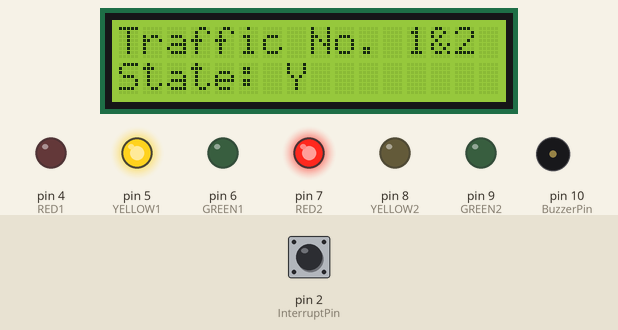
A sketch run on a simulated Arduino Uno, built with avr-gcc and run on an emulated ATmega328P. Parts: 16×2 character LCD, output pins drawn as LEDs (lit = HIGH), buzzer (waves = sounding, pin HIGH). Dashed ring = blinking. Inputs (shaded band) come from the test bench; at power-on: pin 2 (InterruptPin) HIGH.

Above: at 5.0 s.
5.1 s: pin 2 (InterruptPin) pulsed LOW 2 times (0.12 s each, 0.3 s apart)
At 7.8 s:
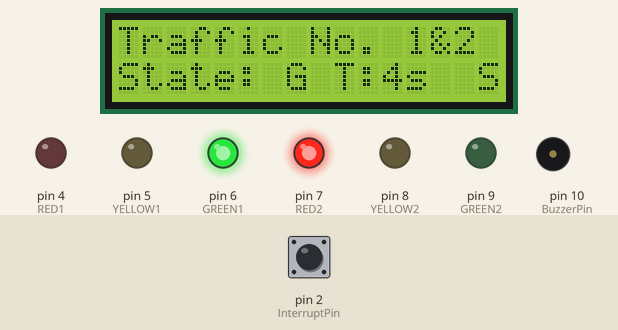
8.2 s: pin 2 (InterruptPin) pulled LOW for 0.15 s
At 8.9 s:
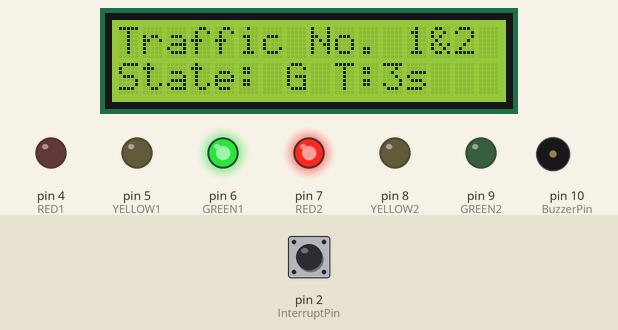
11.3 s: pin 2 (InterruptPin) pulled LOW for 1 s
At 13.5 s:
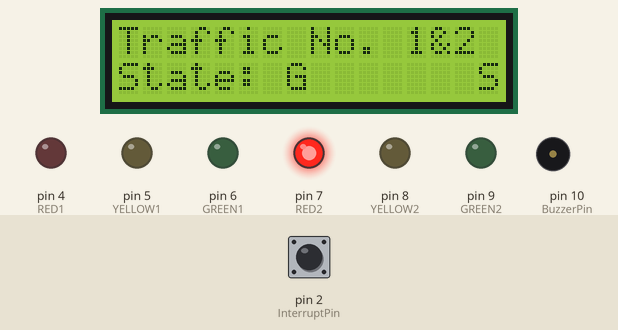
13.8 s: pin 2 (InterruptPin) pulled LOW for 0.15 s
At 14.14 s:
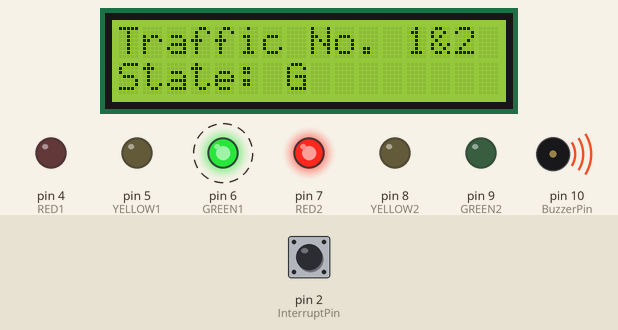
14.5 s: pin 2 (InterruptPin) pulled LOW for 3.2 s
At 18.9 s:
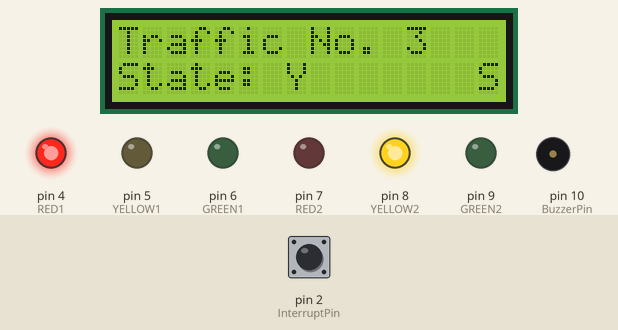
19.2 s: pin 2 (InterruptPin) pulled LOW for 0.15 s
At 19.8 s:
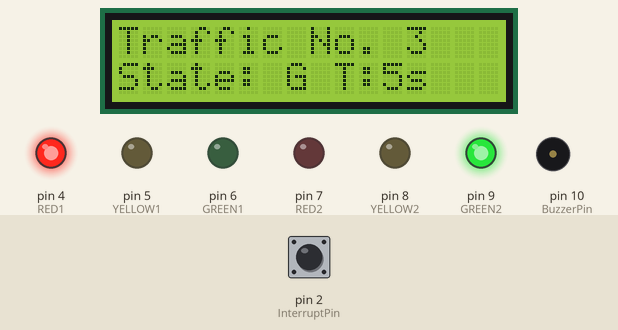
Timing chart, 0 to 26.1 s (numbered marks = the images above; inputs shaded):
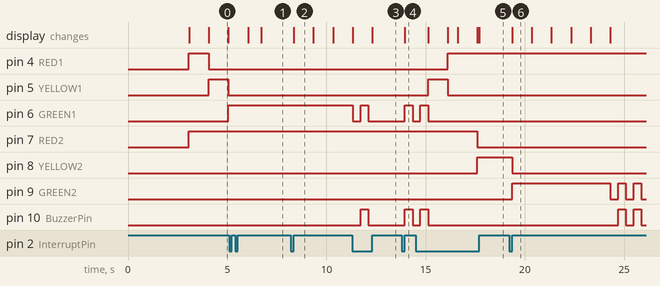

The sketch:

project.ino
```cpp
// As we use FreeRTOS to implement the system and we semaphore to synchronize the tasks and LCD display
// we need to include Arduino_FreeRTOS.h , semphr.h , and  LiquidCrystal.h libraries.
#include <Arduino_FreeRTOS.h>
#include <semphr.h>
#include <LiquidCrystal.h>

/* Task function prototypes */
void traffic1_2Task(void *pvParameter);
void traffic3Task(void *pvParameter);
void InterruptTask(void *pvParameters);

/* Interrupt function prototype */
void button_ISR();

/* Define constants */
#define WaitingTime 5000    // Waiting time for each traffic light in the green state in mille second, default number is 5000 ms

#define BuzzerPin 10        // Pin number for the buzzer

#define InterruptPin 2      // Pin number for the push button interrupt

// Pin numbers for the traffic light 1 and 2 LEDs (both traffic lights 1 & 2 are
// connected to the same pins, because they have same functionlity)
#define RED1 4
#define YELLOW1 5
#define GREEN1 6

#define RED2 7              // Pin numbers for the traffic light 3 LEDs
#define YELLOW2 8
#define GREEN2 9

/* Global variables */
// Flag to indicate if the push button has been pressed and it is boolean flag, if the value of the flag true that mean has press first
// time and the all traffics will suspended, and if pressed again then all traffics will resuem.
bool PushButtonFlag = true;

int8_t displayMassage = 1;   // To display the name of the project

/* Task handles and semaphores */
TaskHandle_t task1_2Handle;             // Handle for traffic1Task
TaskHandle_t task3Handle;               // Handle for traffic2Task
SemaphoreHandle_t xSemaphore1;          // Semaphore for traffic1Task
SemaphoreHandle_t xSemaphore2;          // Semaphore for traffic2Task
SemaphoreHandle_t buttonSemaphore;      // Semaphore for push button interrupt

/* LCD instance */
LiquidCrystal lcd(14, 15, 16, 17, 18, 19);

void setup() {
  /* Initialize the LCD display */
  lcd.begin(16,2);

  /* Display the initial message on the LCD */
  lcd.setCursor(0,0);
  lcd.print(" Traffic Lights");
  lcd.setCursor(0,1);
  lcd.print("     System");

  /* Set the pin modes for the LEDs */
  pinMode(RED1, OUTPUT);
  pinMode(YELLOW1, OUTPUT);
  pinMode(GREEN1, OUTPUT);

  pinMode(RED2, OUTPUT);
  pinMode(YELLOW2, OUTPUT);
  pinMode(GREEN2, OUTPUT);

  /* Set the pin mode for the buzzer */
  pinMode(BuzzerPin, OUTPUT);

  /* Set the pin mode for the interrupt pin */
  pinMode(InterruptPin, INPUT_PULLUP);

  /* Create the semaphores */
  xSemaphore1 = xSemaphoreCreateBinary();
  xSemaphore2 = xSemaphoreCreateBinary();
  buttonSemaphore = xSemaphoreCreateBinary();

  /* Attach the interrupt handler to the interrupt pin */
  attachInterrupt(digitalPinToInterrupt(InterruptPin), button_ISR, RISING);

  /* Create the tasks */
  xTaskCreate(traffic1_2Task, "Traffic 1 & 2 Task", 128, NULL, 0, &task1_2Handle);
  xTaskCreate(traffic3Task, "Traffic 3 Task", 128, NULL, 0, &task3Handle);
  xTaskCreate(InterruptTask, "Interrupt Task for a push Button", 128, NULL, 3, NULL );

  /* Give the semaphore to the first task */
  xSemaphoreGive(xSemaphore1);

  /* Start the FreeRTOS scheduler */
  vTaskStartScheduler();
}

void loop() {
  // Empty loop, All jobs will done in the tasks
}

/* Interrupt service routine for the push button */
void button_ISR(){
  // we use interrupt in pin2 so we will use int0
  // Disable int0 interrupt
  EIMSK = 0;
  static BaseType_t context_switch_flag;

  PushButtonFlag = !PushButtonFlag;

  /* Give the semaphore from the ISR context */
  xSemaphoreGiveFromISR(buttonSemaphore, &context_switch_flag);

  /* Check if a context switch is required */
  if (context_switch_flag == pdTRUE){
    portYIELD_FROM_ISR();
  }
}

/* Task function for handling the push button interrupt */
void InterruptTask(void *pvParameters)
{
  while(1){
    /* Wait for the semaphore to be given */
    if (xSemaphoreTake(buttonSemaphore, 50) == pdTRUE){
      /* here each time the pushbutton will be pressed the if section will execute and the next
         pressed the else section will execute, and so on... */
      if(PushButtonFlag){
        /* Display the "STOP" message on the LCD */
        lcd.setCursor(15,1);
        lcd.print("S");

        /* Suspend the traffic light tasks */
        vTaskSuspend(task1_2Handle);
        vTaskSuspend(task3Handle);
      }
      /* If the push button has already been pressed */
      else{
        /* Remove the "STOP" message from the LCD */
        lcd.setCursor(15,1);
        lcd.print(" ");

        /* Resume the traffic light tasks */
        vTaskResume(task1_2Handle);
        vTaskResume(task3Handle);
      }

        /* 50ms for debounce */
        vTaskDelay(100);

        /* Enable the interrupt pin again */
        EIMSK = 1;
    }
  }
}

/* Task function for controlling traffic lights 1 and 2 */
void traffic1_2Task(void *pvParameter) {
  while (1) {
    /* Wait for the semaphore to be given */
    xSemaphoreTake(xSemaphore1, portMAX_DELAY);

    // For the first time, the name of the project will be displayed on the LCD, and the displayMessage variable will be
    // incremented by one so will not be displayed again.
    if(displayMassage == 1){
      vTaskDelay(3000 / portTICK_PERIOD_MS); // wait for 3 second to display the initial message
      lcd.setCursor(0,0);
      lcd.print("               ");
      lcd.setCursor(0,1);
      lcd.print("           ");
      displayMassage++;
    }

    /* Update the LCD with the current state and task number */
    lcd.setCursor(0,0);
    lcd.print("Traffic No. 1&2");

    /* Set the initial state to red for both traffic lights 1 and 2 and 3*/
    lcd.setCursor(0,1);
    lcd.print("State: R");
    digitalWrite(RED1, HIGH);
    digitalWrite(RED2, HIGH);
    vTaskDelay(1000 / portTICK_PERIOD_MS);

    /* Transition to yellow for traffic light 1 and 2 */
    digitalWrite(YELLOW1, HIGH);
    digitalWrite(RED1, LOW);
    lcd.setCursor(0,1);
    lcd.print("State: Y");
    vTaskDelay(1000 / portTICK_PERIOD_MS);

    /* Transition to green for traffic light 1 and 2*/
    digitalWrite(YELLOW1, LOW);
    digitalWrite(GREEN1, HIGH);
    lcd.setCursor(0,1);
    lcd.print("State: G");
    lcd.setCursor(9,1);
    lcd.print("T:");

    /* Countdown the remaining time for the green light */
    for(int i= WaitingTime/1000; i>=0; i--){
      lcd.setCursor(11,1);
      lcd.print(i);
      lcd.print("s");
      if(i < 10){       // if counter i < 10 update the format of display the counter on the LCD
        lcd.setCursor(13,1);
        lcd.print(" ");
      }
      if(i==0){         // if counter i == 0 then clear the counter display on the LCD
        lcd.setCursor(9,1);
        lcd.print(" ");
        lcd.print(" ");
        lcd.print(" ");
        lcd.print(" ");
        break;
      }
      vTaskDelay(1000 / portTICK_PERIOD_MS);
    }

    /* Flash the green light and sound the buzzer */
    digitalWrite(GREEN1, LOW);
    vTaskDelay(400/ portTICK_PERIOD_MS);
    digitalWrite(GREEN1, HIGH);
    digitalWrite(BuzzerPin, HIGH);
    vTaskDelay(400/ portTICK_PERIOD_MS);
    digitalWrite(GREEN1, LOW);
    digitalWrite(BuzzerPin, LOW);
    vTaskDelay(400/ portTICK_PERIOD_MS);
    digitalWrite(GREEN1, HIGH);
    digitalWrite(BuzzerPin, HIGH);
    vTaskDelay(400 / portTICK_PERIOD_MS);
    digitalWrite(GREEN1, LOW);
    digitalWrite(BuzzerPin, LOW);
    vTaskDelay(400/ portTICK_PERIOD_MS);
    digitalWrite(GREEN1, HIGH);
    digitalWrite(BuzzerPin, HIGH);
    vTaskDelay(400 / portTICK_PERIOD_MS);

    /* Transition to yellow for traffic light 1 and 2 */
    lcd.setCursor(0,1);
    lcd.print("State: Y");
    digitalWrite(YELLOW1, HIGH);
    digitalWrite(GREEN1, LOW);
    digitalWrite(BuzzerPin, LOW);
    vTaskDelay(1000 / portTICK_PERIOD_MS);

    /* Transition to red for both traffic lights 1 and 2 */
    lcd.setCursor(0,1);
    lcd.print("State: R");
    digitalWrite(RED1, HIGH);
    digitalWrite(YELLOW1, LOW);
    vTaskDelay(500 / portTICK_PERIOD_MS);

    /* Give the semaphore to traffic3Task to start its execution */
    xSemaphoreGive(xSemaphore2);
    taskYIELD();
  }
}

/* Task function for controlling traffic light 3 */
void traffic3Task(void *pvParameter) {
  while (1) {
    /* Wait for the semaphore to be given */
    xSemaphoreTake(xSemaphore2, portMAX_DELAY);

    /* Update the LCD with the current state and task number */
    lcd.setCursor(11,0);
    lcd.print(" 3");
    lcd.print(" ");
    lcd.print(" ");
    lcd.print(" ");

    /* Set the initial state to red for all traffic lights */
    lcd.setCursor(0,1);
    lcd.print("State: R");
    digitalWrite(RED1, HIGH);
    digitalWrite(RED2, HIGH);
    vTaskDelay(1000 / portTICK_PERIOD_MS);

    /* Transition to yellow for traffic light 3 */
    lcd.setCursor(0,1);
    lcd.print("State: Y");
    digitalWrite(YELLOW2, HIGH);
    digitalWrite(RED2, LOW);
    vTaskDelay(1000 / portTICK_PERIOD_MS);

    /* Transition to green for traffic light 3 */
    digitalWrite(YELLOW2, LOW);
    digitalWrite(GREEN2, HIGH);
    lcd.setCursor(0,1);
    lcd.print("State: G");
    lcd.setCursor(9,1);
    lcd.print("T:");

    /* Countdown the remaining time for the green light */
    for(int i= WaitingTime/1000; i>=0; i--){
      lcd.setCursor(11,1);
      lcd.print(i);
      lcd.print("s");
      if(i < 10){
        lcd.setCursor(13,1);
        lcd.print(" ");
      }
      if(i==0){
        lcd.setCursor(9,1);
        lcd.print(" ");
        lcd.print(" ");
        lcd.print(" ");
        lcd.print(" ");
        break;
      }
      vTaskDelay(1000 / portTICK_PERIOD_MS);
    }

    /* Flash the green light and sound the buzzer */
    digitalWrite(GREEN2, LOW);
    vTaskDelay(400/ portTICK_PERIOD_MS);
    digitalWrite(BuzzerPin, HIGH);
    digitalWrite(GREEN2, HIGH);
    vTaskDelay(400/ portTICK_PERIOD_MS);
    digitalWrite(BuzzerPin, LOW);
    digitalWrite(GREEN2, LOW);
    vTaskDelay(400/ portTICK_PERIOD_MS);
    digitalWrite(BuzzerPin, HIGH);
    digitalWrite(GREEN2, HIGH);
    vTaskDelay(400 / portTICK_PERIOD_MS);
    digitalWrite(BuzzerPin, LOW);
    digitalWrite(GREEN2, LOW);
    vTaskDelay(400/ portTICK_PERIOD_MS);
    digitalWrite(GREEN2, HIGH);
    digitalWrite(BuzzerPin, HIGH);
    vTaskDelay(400 / portTICK_PERIOD_MS);

    /* Transition to yellow for traffic light 3 */
    lcd.setCursor(0,1);
    lcd.print("State: Y");
    digitalWrite(YELLOW2, HIGH);
    digitalWrite(GREEN2, LOW);
    digitalWrite(BuzzerPin, LOW);

    vTaskDelay(1000 / portTICK_PERIOD_MS);

    /* Transition to red for traffic light 3 */
    lcd.setCursor(0,1);
    lcd.print("State: R");
    digitalWrite(RED2, HIGH);
    digitalWrite(YELLOW2, LOW);

    vTaskDelay(500 / portTICK_PERIOD_MS);

    /* Give the semaphore to traffic1Task to start its execution again */
    xSemaphoreGive(xSemaphore1);
    taskYIELD();
  }
}
```

Measured:
- after the input at 5.1 s, the display: first differs from a run without the input after 1.6 s (image 1)
- after the input at 8.2 s, the display: changes after 0.15 s (image 2)
- after the input at 11.3 s, pin 5 (YELLOW1): stays LOW (without the input it goes to HIGH after 2.4 s); pin 6 (GREEN1), pin 10 (BuzzerPin): goes on until 12.1 s, then stays LOW; the display: first differs from a run without the input after 1.0 s (image 3)
- after the input at 13.8 s, pin 6 (GREEN1), pin 10 (BuzzerPin): LOW → HIGH after 0.15 s, → LOW 0.39 s later; the display: changes after 0.15 s (image 4)
- after the input at 14.5 s, pin 8 (YELLOW2): goes on until 17.6 s, then stays HIGH; pin 9 (GREEN2): stays LOW (without the input it goes to HIGH after 4.1 s); the display: first differs from a run without the input after 3.2 s (image 5)
- after the input at 19.2 s, pin 8 (YELLOW2): HIGH → LOW after 0.15 s; pin 9 (GREEN2): LOW → HIGH after 0.15 s, then repeats every 0.78 s: LOW 0.39 s, HIGH 0.39 s; pin 10 (BuzzerPin): alternates HIGH for 0.39 s and LOW for 0.39 s, starting after 5.5 s; the display: changes after 0.15 s (image 6)
- what the display in image 0 shows lasts 1.0 s, from 4.1 s to 5.1 s
